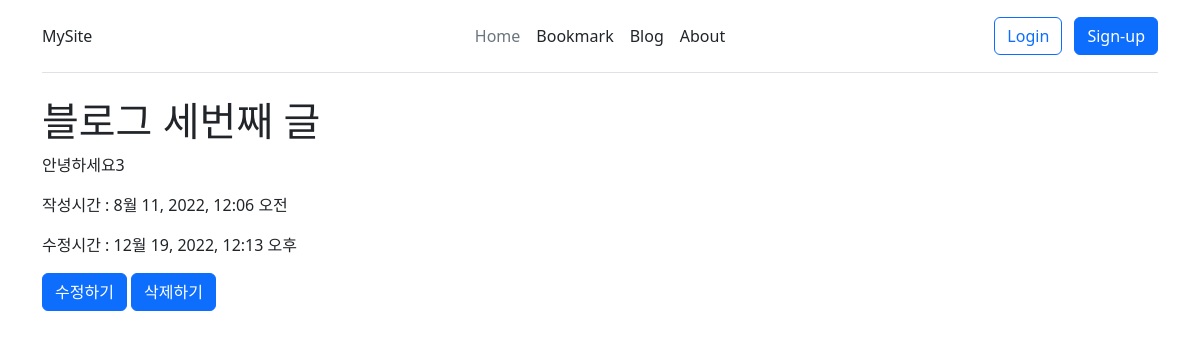
Page /blog/3/ on the committed database.
### blogapp/models.py (models this page shows)
class Post(models.Model):
    title = models.CharField(verbose_name='글 제목', max_length=30)
    context = models.TextField(verbose_name='글 내용')
    created_at = models.DateTimeField(verbose_name='작성시간', auto_now_add=True)
    updated_at = models.DateTimeField(verbose_name='수정시간', auto_now=True)

### blogapp/views.py (the view)
# urls.py: path('<int:pk>/',views.PostDetailView.as_view(), name='detail'),
class PostDetailView(DetailView):
    model = Post
    context_object_name = 'post'

### templates/blogapp/post_detail.html
{% extends 'base.html' %}
{% block content %}
<div class="container">
    <div class="row">
        <div class="col">
            <div class="row">
                <h1>{{ post.title }}</h1>
                <div class="col">
                    <p>{{post.context}}</p>
                <div>
                    <p>작성시간 : {{post.created_at}}</p>
                    <p>수정시간 : {{post.updated_at}}</p>
                </div>
                <a href={% url 'blogapp:update' post.id %} class="btn btn-primary">수정하기</a>
                <a href={% url 'blogapp:delete' post.id %} class="btn btn-primary">삭제하기</a>
            </div>
{% endblock %}

### rows in the picture
Post: title "블로그 세번째 글", context "안녕하세요3", created_at "8월 11, 2022, 12:06 오전", updated_at "12월 19, 2022, 12:13 오후"
